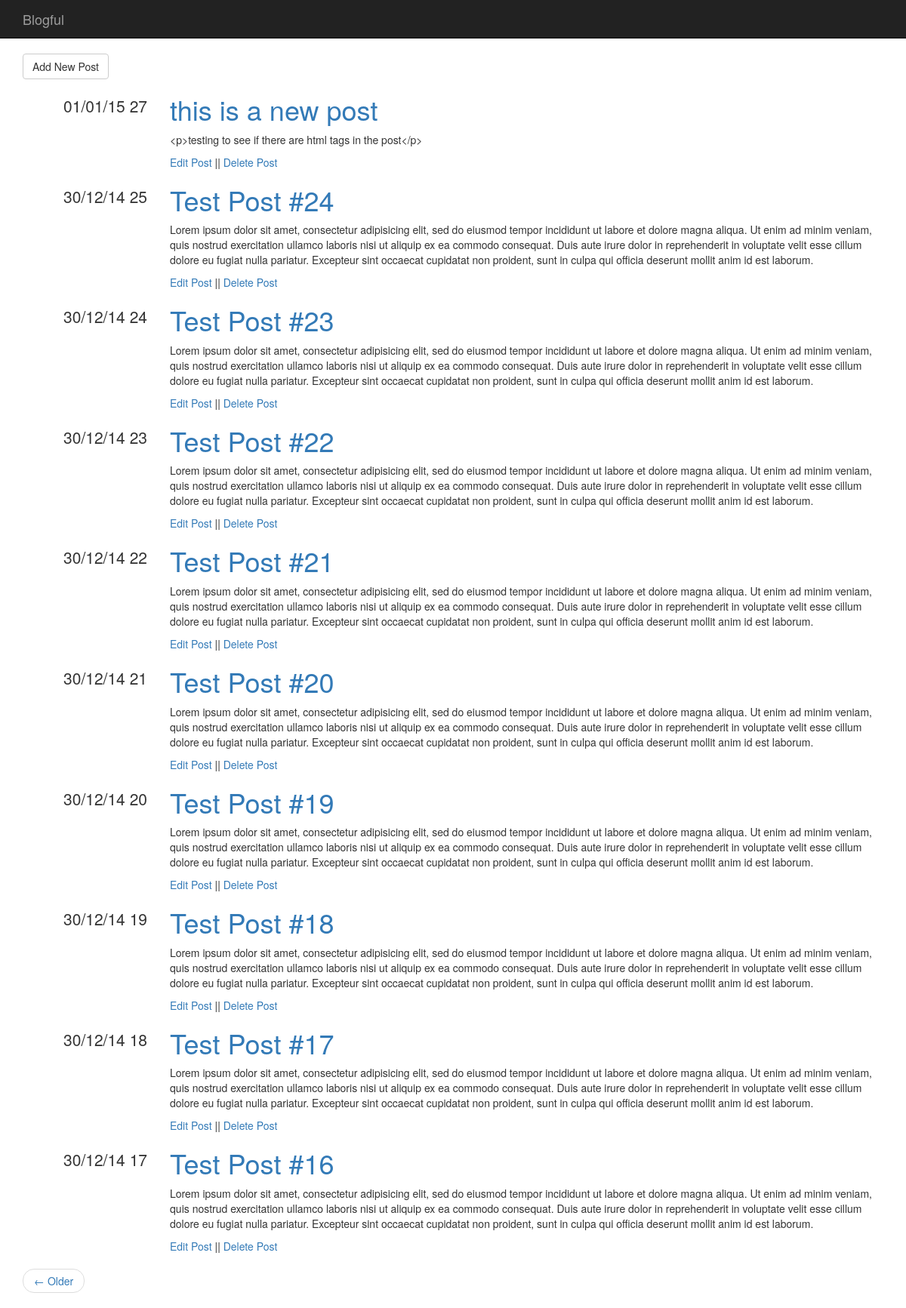
The app's page /, older data.
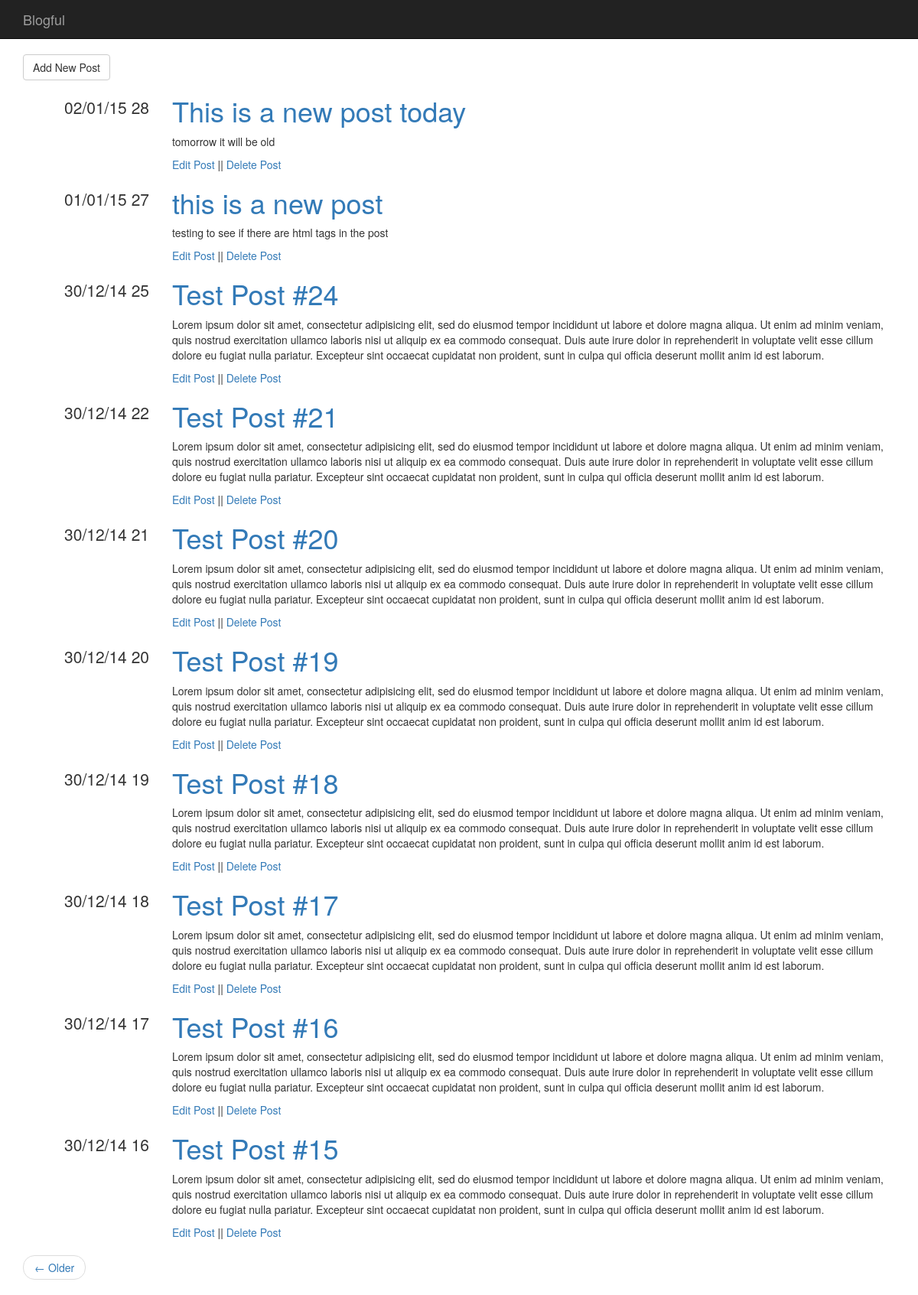
The same page, newer data.
### blog/models.py (models this page shows)
class Post(Base):
    __tablename__ = "posts"
    id = Column(Integer, Sequence("post_id_sequence"), primary_key=True)
    title = Column(String(1024))
    content = Column(Text)
    datetime = Column(DateTime, default=datetime.datetime.now)

### blog/views.py (the view)
@app.route("/")
@app.route("/page/<int:page>")
def posts(page=1, paginate_by=10):
    page_index = page - 1
    count = session.query(Post).count()
    start = page_index * paginate_by
    end = start + paginate_by
    total_pages = (count - 1) / paginate_by + 1
    has_next = page_index < total_pages - 1
    has_prev = page_index > 0
    posts = session.query(Post)
    posts = posts.order_by(Post.datetime.desc()) # change to desc for descending order
    posts = posts[start:end]
    return render_template("posts.html",
        posts=posts,
        has_next=has_next,
        has_prev=has_prev,
        page=page,
        total_pages=total_pages
    )

### blog/filters.py (called while the page is built)
@app.template_filter()
def dateformat(date, format):
    if not date:
        return None
    return date.strftime(format)

### blog/templates/posts.html (shortened to what this page needs)
{% import "macros.html" as macros %}
{% extends "base.html" %}
{% block content %}
<a class="btn btn-default" href="/post/{{ 'add' }}">Add New Post</a>
{% for post in posts %}
{{ macros.render_post(post) }}
{% endfor %}
<ul class="pager">
    {% if has_next %}
    <li class="previous" >
        <a href="{{ url_for('posts', page=page + 1) }}">&larr; Older</a>
    </li>
    {% endif %}
</ul>
{% endblock %}

### blog/templates/macros.html
{% macro render_post(post) %}
<div class="row">
    <div class="col-md-2 text-right metadata">
        <ul class="list-unstyled">
            <li>
                {{ post.datetime | dateformat("%d/%m/%y") }}
                {{ post.id }}
            </li>
        </ul>
    </div>
    <div class="col-md-10">
        <h1>
            <a href="/post/{{ post.id }}">{{ post.title }}</a>
        </h1>
        {{ post.content | markdown | safe }}
        <div>
            <a href="/post/{{ post.id }}/edit"> Edit Post</a> ||
            <a href="/post/{{ post.id }}/delete"> Delete Post </a>
        </div>
    </div>
</div>
{% endmacro %}

### blog/templates/base.html (shortened to what this page needs)
<!DOCTYPE html>
<html lang="en">
    <head>
        <link rel="stylesheet" href="//netdna.bootstrapcdn.com/bootstrap/3.1.1/css/bootstrap.min.css">
        <link rel="stylesheet" href="{{ url_for('static', filename='css/main.css') }}">
    </head>
    <body>
        <div class="navbar navbar-inverse navbar-static-top" role="navigation">
            <div class="container">
                <div class="navbar-header">
                    <a class="navbar-brand" href="{{ url_for('posts') }}">Blogful</a>
                </div>
                <div class="collapse navbar-collapse">
                </div>
            </div>
        </div>
        <div class="container">
            {% block content %}{% endblock %}
        </div>
    </body>
</html>

### blog/static/css/main.css (style rules this page uses)
div.metadata { margin-top: 20px; font-size: 1.5em; }

Row changes from the older to the newer data that the page shows:
removed Post: datetime "30/12/14", id "24", title "Test Post #23", content "Lorem ipsum dolor sit amet, consectetur adipisicing elit, sed do eiusmod tempor incididunt ut labore et dolore magna aliqua. Ut enim ad minim veniam, quis nostrud exercitation ullamco laboris nisi ut aliquip ex ea commodo consequat. Duis aute irure dolor in reprehenderit in voluptate velit esse cillum dolore eu fugiat nulla pariatur. Excepteur sint occaecat cupidatat non proident, sunt in culpa qui officia deserunt mollit anim id est laborum."
removed Post: datetime "30/12/14", id "23", title "Test Post #22", content "Lorem ipsum dolor sit amet, consectetur adipisicing elit, sed do eiusmod tempor incididunt ut labore et dolore magna aliqua. Ut enim ad minim veniam, quis nostrud exercitation ullamco laboris nisi ut aliquip ex ea commodo consequat. Duis aute irure dolor in reprehenderit in voluptate velit esse cillum dolore eu fugiat nulla pariatur. Excepteur sint occaecat cupidatat non proident, sunt in culpa qui officia deserunt mollit anim id est laborum."
added Post: datetime "02/01/15", id "28", title "This is a new post today", content "tomorrow it will be old"
changed Post "this is a new post": content "<p>testing to see if there are html tags in the post</p>" → "testing to see if there are html tags in the post"
now on this page (row unchanged): Post: datetime "30/12/14", id "16", title "Test Post #15", content "Lorem ipsum dolor sit amet, consectetur adipisicing elit, sed do eiusmod tempor incididunt ut labore et dolore magna aliqua. Ut enim ad minim veniam, quis nostrud exercitation ullamco laboris nisi ut aliquip ex ea commodo consequat. Duis aute irure dolor in reprehenderit in voluptate velit esse cillum dolore eu fugiat nulla pariatur. Excepteur sint occaecat cupidatat non proident, sunt in culpa qui officia deserunt mollit anim id est laborum."
